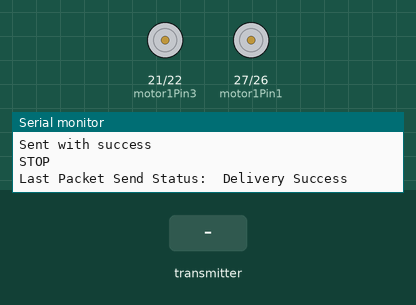
Simulated run of this sketch. Board: ESP32. Shown: motor-driver pin pairs drawn as motors (green arrow = first pin HIGH = forward, orange = second pin HIGH = backward, longer = more drive), the last lines printed to the serial monitor. Inputs (shaded band) come from the test bench. Random numbers use the default seed unless the sketch sets one.

Above: at 1.2 s.
1.3 s: the transmitter starts sending temp = 25
At 2.7 s:
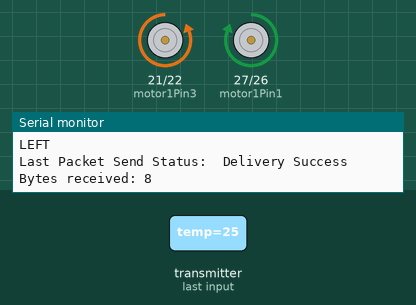
3.5 s: the transmitter starts sending temp = 0
At 4.3 s:
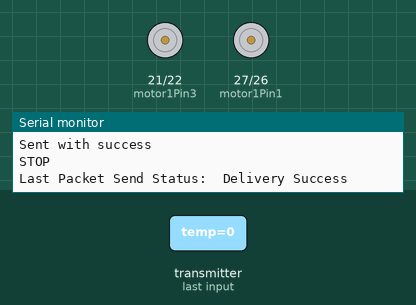
5.5 s: the transmitter starts sending hum = 25
At 7.0 s:
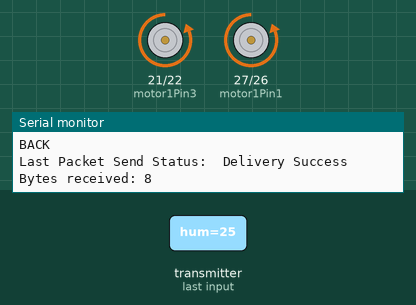
7.5 s: the transmitter starts sending hum = 0
At 8.6 s:
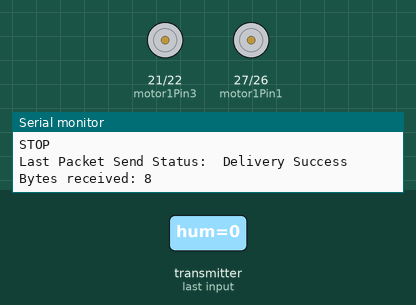
Timing chart, 0 to 10.5 s (numbered marks = the images above; inputs shaded):
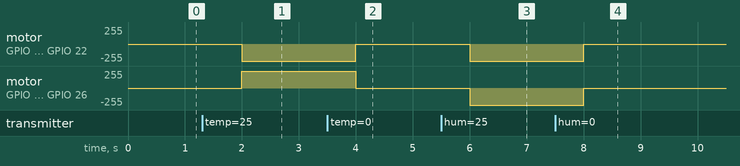

Measured:
- after the input at 1.3 s, motor on GPIO 21 (motor1Pin3) / GPIO 22 (motor1Pin4): stopped → backward 255/255 after 0.70 s; motor on GPIO 27 (motor1Pin1) / GPIO 26 (motor1Pin2): stopped → forward 255/255 after 0.70 s
- after the input at 3.5 s, motor on GPIO 21 (motor1Pin3) / GPIO 22 (motor1Pin4): backward 255/255 → stopped after 0.50 s; motor on GPIO 27 (motor1Pin1) / GPIO 26 (motor1Pin2): forward 255/255 → stopped after 0.50 s
- after the input at 5.5 s, motor on GPIO 21 (motor1Pin3) / GPIO 22 (motor1Pin4), motor on GPIO 27 (motor1Pin1) / GPIO 26 (motor1Pin2): stopped → backward 255/255 after 0.50 s
- after the input at 7.5 s, motor on GPIO 21 (motor1Pin3) / GPIO 22 (motor1Pin4), motor on GPIO 27 (motor1Pin1) / GPIO 26 (motor1Pin2): backward 255/255 → stopped after 0.50 s

The sketch:

gestrure_control_robot.ino
```cpp
#include <esp_now.h>
#include <WiFi.h>

int motor1Pin1 = 27;
int motor1Pin2 = 26;
int motor1Pin3 = 21;
int motor1Pin4 = 22;

// REPLACE WITH THE MAC Address of your receiver
uint8_t broadcastAddress[] = {0x08,0x3A,0xF2,0x65,0xD8,0xC4};

// Define variables to store BME280 readings to be sent
float temperature;
float humidity;

// Define variables to store incoming readings
float incomingTemp;
float incomingHum;

// Variable to store if sending data was successful
String success;

typedef struct struct_message {
    float temp;
    float hum;
} struct_message;

// Create a struct_message called BME280Readings to hold sensor readings
struct_message BME280Readings;

// Create a struct_message to hold incoming sensor readings
struct_message incomingReadings;

esp_now_peer_info_t peerInfo;

// Callback when data is sent
void OnDataSent(const uint8_t *mac_addr, esp_now_send_status_t status) {
  Serial.print("\r\nLast Packet Send Status:\t");
  Serial.println(status == ESP_NOW_SEND_SUCCESS ? "Delivery Success" : "Delivery Fail");
  if (status ==0){
    success = "Delivery Success :)";
  }
  else{
    success = "Delivery Fail :(";
  }
}

// Callback when data is received
void OnDataRecv(const uint8_t * mac, const uint8_t *incomingData, int len) {
  memcpy(&incomingReadings, incomingData, sizeof(incomingReadings));
  Serial.print("Bytes received: ");
  Serial.println(len);
  incomingTemp = incomingReadings.temp;
  incomingHum = incomingReadings.hum;
}

void setup() {
  Serial.begin(115200);

  pinMode(motor1Pin1, OUTPUT);
  pinMode(motor1Pin2, OUTPUT);
  pinMode(motor1Pin3, OUTPUT);
  pinMode(motor1Pin4, OUTPUT);

  WiFi.mode(WIFI_STA);

  // Init ESP-NOW
  if (esp_now_init() != ESP_OK) {
    Serial.println("Error initializing ESP-NOW");
    return;
  }

  // Once ESPNow is successfully Init, we will register for Send CB to
  // get the status of Trasnmitted packet
  esp_now_register_send_cb(OnDataSent);

  // Register peer
  memcpy(peerInfo.peer_addr, broadcastAddress, 6);
  peerInfo.channel = 0;
  peerInfo.encrypt = false;

  // Add peer
  if (esp_now_add_peer(&peerInfo) != ESP_OK){
    Serial.println("Failed to add peer");
    return;
  }
  // Register for a callback function that will be called when data is received
  esp_now_register_recv_cb(OnDataRecv);
}

void loop() {

  BME280Readings.temp = temperature;
  BME280Readings.hum = humidity;

  // Send message via ESP-NOW
  esp_err_t result = esp_now_send(broadcastAddress, (uint8_t *) &BME280Readings, sizeof(BME280Readings));

  if (result == ESP_OK) {
    Serial.println("Sent with success");
  }
  else {
    Serial.println("Error sending the data");
  }
  updateDisplay();
  delay(1000);
}


void getReadings(){
  temperature = random(300);
  humidity = random(300);
}

void updateDisplay(){
  if(incomingReadings.temp > 0.50)
  {
    Serial.println("LEFT");
    digitalWrite(motor1Pin1, HIGH);
    digitalWrite(motor1Pin2, LOW);
    digitalWrite(motor1Pin3, LOW);
    digitalWrite(motor1Pin4, HIGH);
  }
  else if(incomingReadings.temp < -0.50)
  {
    Serial.println("RIGHT");
    digitalWrite(motor1Pin1, LOW);
    digitalWrite(motor1Pin2, HIGH);
    digitalWrite(motor1Pin3, HIGH);
    digitalWrite(motor1Pin4, LOW);
  }
  else if(incomingReadings.hum > 0.5)
  {
    Serial.println("BACK");
    digitalWrite(motor1Pin1, LOW);
    digitalWrite(motor1Pin2, HIGH);
    digitalWrite(motor1Pin3, LOW);
    digitalWrite(motor1Pin4, HIGH);
  }
  else if(incomingReadings.hum < -0.5)
  {
    Serial.println("FRONT");
    digitalWrite(motor1Pin1, HIGH);
    digitalWrite(motor1Pin2, LOW);
    digitalWrite(motor1Pin3, HIGH);
    digitalWrite(motor1Pin4, LOW);
  }
  else{
    Serial.println("STOP");
    digitalWrite(motor1Pin1, LOW);
    digitalWrite(motor1Pin2, LOW);
    digitalWrite(motor1Pin3, LOW);
    digitalWrite(motor1Pin4, LOW);
  }

  Serial.println();
}
```
